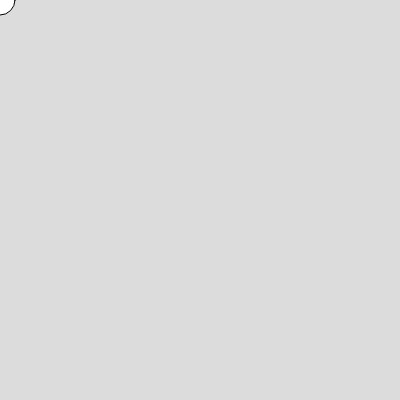
Frame 1 (no input)
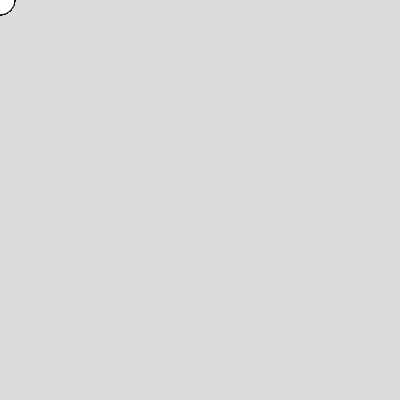
Frame 60 (no input)
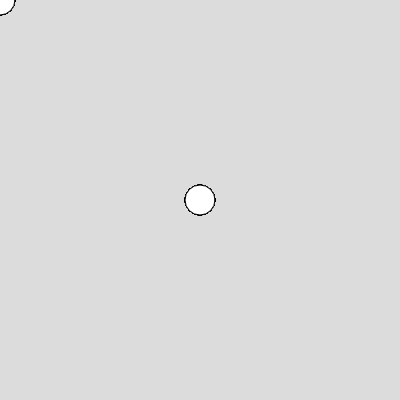
Frame 120 (the mouse pressed at the canvas centre since frame 60)

The p5.js sketch that drew these frames (run headless with seeded random() and noise() and a simulated clock; from frame 60 on, the mouse is pressed at the canvas centre):

// p5.js sketch
// ── sketch.js
function setup() {
  createCanvas(400, 400);
  background(220);
}

function draw() {
  circle(mouseX,mouseY,30);
}
